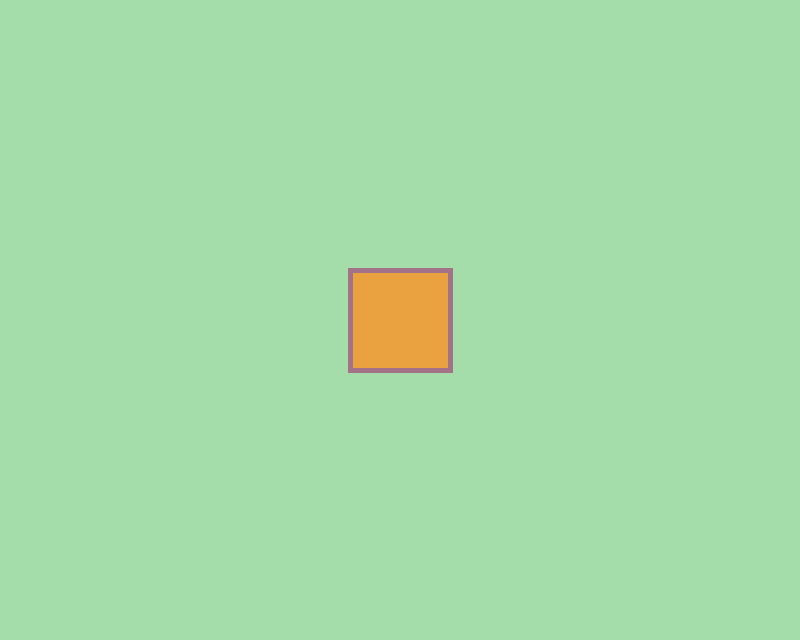
Frame 1 (no input)
Frame 60 (the mouse pressed at the canvas centre just before this capture): identical to frame 1, image omitted
Frame 120 (the mouse held since frame 60 and released just before this capture): identical to frame 1, image omitted

The Processing sketch that drew this single still picture (run headless with seeded random() and noise(); from frame 60 on, the mouse is pressed at the canvas centre):

// Processing sketch: sketch_01_size_background
// ── sketch_01_size_background.pde
void setup()
{
  size(800,640);
}
void draw()
{
  background(164 ,221,169  );
  rectMode(CENTER);
  stroke(163 , 113,  136  );
  strokeWeight(5);
  fill(234 , 161,  63  );
  rect(width/2,height/2,100,100);
}
